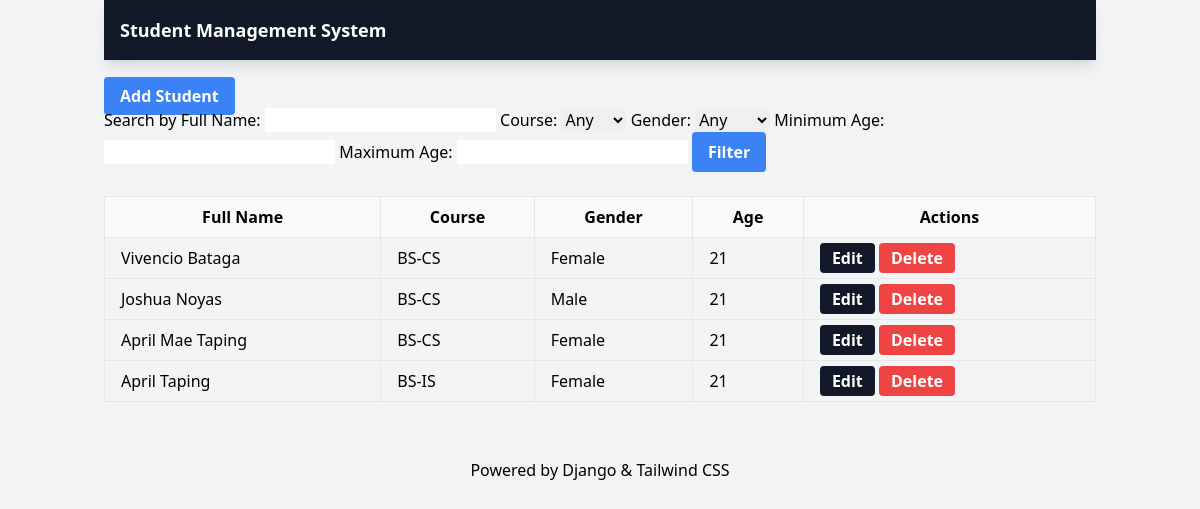
The page / on the database its author committed.
### students/models.py (models this page shows, shortened)
class Student(models.Model):
    COURSE_CHOICES = [
        ('BS-CS', 'BS-CS'),  # Notice both display and value are 'BS-CS'
        ('BS-DS', 'BS-DS'),
        ('BS-IT', 'BS-IT'),
        ('BS-IS', 'BS-IS'),
    ]
    first_name = models.CharField(max_length=100)
    last_name = models.CharField(max_length=100)
    course = models.CharField(max_length=50, choices=COURSE_CHOICES, default='BS-CS')
    gender = models.CharField(max_length=6, choices=[('Male', 'Male'), ('Female', 'Female')])
    age = models.IntegerField()

### students/views.py (the view, shortened to what this page needs)
# urls.py: path('', views.student_list, name='student_list'),
def student_list(request):
    form = FilterForm(request.GET or None)
    students = Student.objects.all()
    return render(request, 'students/student_list.html', {'form': form, 'students': students})

### students/forms.py
class FilterForm(forms.Form):
    full_name = forms.CharField(required=False, label='Search by Full Name')
    course = forms.ChoiceField(choices=[
        ('', 'Any'),
        ('BS-CS', 'BS-CS'),
        ('BS-DS', 'BS-DS'),
        ('BS-IT', 'BS-IT'),
        ('BS-IS', 'BS-IS'),
    ], required=False)
    gender = forms.ChoiceField(choices=[
        ('', 'Any'),
        ('Male', 'Male'),
        ('Female', 'Female'),
    ], required=False)
    age_min = forms.IntegerField(required=False, label='Minimum Age')
    age_max = forms.IntegerField(required=False, label='Maximum Age')

### students/templates/students/student_list.html
{% extends 'students/base.html' %}
{% block content %}
<div class="py-6">
    <a href="{% url 'add_student' %}" class="bg-blue-500 hover:bg-blue-700 text-white font-bold py-2 px-4 rounded">Add Student</a>
    <form method="GET" action="">
        {{ form.full_name.label_tag }} {{ form.full_name }}
        {{ form.course.label_tag }} {{ form.course }}
        {{ form.gender.label_tag }} {{ form.gender }}
        {{ form.age_min.label_tag }} {{ form.age_min }}
        {{ form.age_max.label_tag }} {{ form.age_max }}
        <button type="submit" class="bg-blue-500 hover:bg-blue-700 text-white font-bold py-2 px-4 rounded">Filter</button>
    </form>
</div>
<div class="flex flex-col">
    <div class="overflow-x-auto">
        <table class="min-w-full divide-y divide-gray-200">
            <thead class="bg-gray-50">
                <tr>
                    <th scope="col" class="border px-4 py-2">Full Name</th>
                    <th scope="col" class="border px-4 py-2">Course</th>
                    <th scope="col" class="border px-4 py-2">Gender</th>
                    <th scope="col" class="border px-4 py-2">Age</th>
                    <th scope="col" class="border px-4 py-2">Actions</th>
                </tr>
            </thead>
            <tbody class="">
                {% for student in students %}
                <tr>
                    <td class="border px-4 py-2">{{ student.first_name }} {{ student.last_name }}</td>
                    <td class="border px-4 py-2">{{ student.course }}</td>
                    <td class="border px-4 py-2">{{ student.gender }}</td>
                    <td class="border px-4 py-2">{{ student.age }}</td>
                    <td class="border px-4 py-2">
                        <a href="{% url 'edit_student' student.id %}" class="bg-gray-900 hover:bg-gray-900 text-white font-bold py-1 px-3 rounded transition duration-200 ease-in-out">Edit</a>
                        <a href="{% url 'delete_student' student.id %}" class="bg-red-500 hover:bg-red-700 text-white font-bold py-1 px-3 rounded transition duration-200 ease-in-out">Delete</a>
                    </td>
                </tr>
                {% endfor %}
            </tbody>
        </table>
    </div>
</div>
{% endblock %}

### students/templates/students/base.html (shortened to what this page needs)
<!DOCTYPE html>
<html lang="en">
<head>
    <script src="https://cdn.tailwindcss.com"></script>
</head>
<body class="bg-gray-100">
    <div class="container mx-auto px-4">
        <nav class="bg-gray-900 p-4 shadow-lg">
            <div class="container mx-auto">
                <a href="#" class="text-white text-lg font-semibold">Student Management System</a>
            </div>
        </nav>
        {% block content %}
        {% endblock %}
        <footer class="py-4 text-center mt-10">
            <p>Powered by Django & Tailwind CSS</p>
        </footer>
    </div>
</body>
</html>

### rows shown on the page
Student: first_name "Vivencio", last_name "Bataga", course "BS-CS", gender "Female", age "21"
Student: first_name "Joshua", last_name "Noyas", course "BS-CS", gender "Male", age "21"
Student: first_name "April Mae", last_name "Taping", course "BS-CS", gender "Female", age "21"
Student: first_name "April", last_name "Taping", course "BS-IS", gender "Female", age "21"
